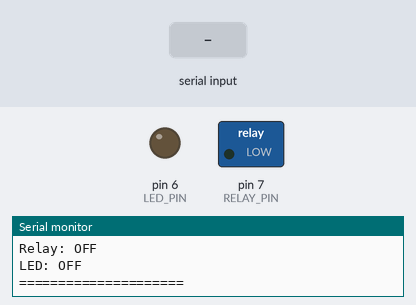
A sketch run on a simulated Arduino Mega 2560, built with avr-gcc and run on an emulated ATmega2560. Shown: switched loads named in the sketch (green lamp = pin HIGH), output pins drawn as LEDs (lit = HIGH), the last lines printed to the serial monitor. The test bench sets the inputs (shaded band).

Above: at 1.2 s.
1.3 s: "ON\n" received over Serial
At 2.0 s:
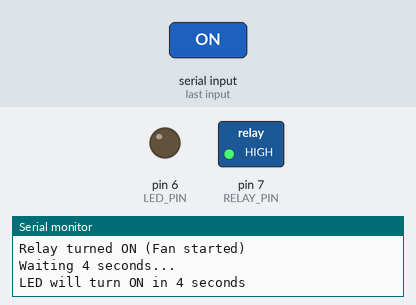
2.8 s: "OFF\n" received over Serial
At 5.7 s:
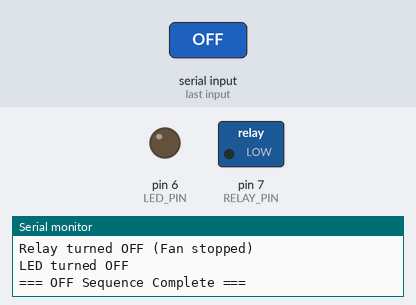
Timing chart, 0 to 7.2 s (numbered marks = the images above; inputs shaded):
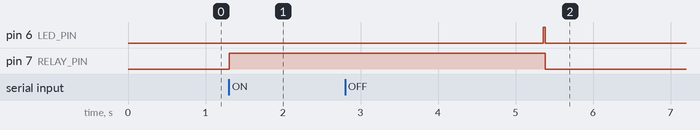

Measured:
- after the input at 1.3 s, pin 7 (RELAY_PIN): LOW → HIGH at once
- after the input at 2.8 s, pin 7 (RELAY_PIN): HIGH → LOW after 2.6 s

The sketch:

megaBoardCode.ino
```cpp
#define RELAY_PIN 7
#define LED_PIN 6

// State tracking variables
bool relayState = false;
bool ledState = false;

void setup() {
  Serial.begin(9600);
  pinMode(RELAY_PIN, OUTPUT);
  pinMode(LED_PIN, OUTPUT);
  digitalWrite(RELAY_PIN, LOW);
  digitalWrite(LED_PIN, LOW);

  Serial.println("Mega Board Relay/LED Controller Ready!");
  Serial.println("Commands: ON, OFF, STATUS");
  Serial.println("=== Initial Status ===");
  Serial.println("Relay: OFF");
  Serial.println("LED: OFF");
  Serial.println("=====================");
}

void loop() {
  if (Serial.available()) {
    String cmd = Serial.readStringUntil('\n');
    cmd.trim();
    cmd.toUpperCase();  // Convert to uppercase for case-insensitive commands

    if (cmd == "ON") {
      turnOnSequence();
    }
    else if (cmd == "OFF") {
      turnOffSequence();
    }
    else if (cmd == "STATUS") {
      showStatus();
    }
    else if (cmd == "HELP") {
      showHelp();
    }
    else {
      Serial.print("Unknown command: ");
      Serial.println(cmd);
      Serial.println("Type 'HELP' for available commands");
    }
  }
}

void turnOnSequence() {
  if (!relayState) {  // Only execute if relay is not already ON
    Serial.println("=== Starting ON Sequence ===");

    // Turn ON relay immediately
    digitalWrite(RELAY_PIN, HIGH);
    relayState = true;
    Serial.println("Relay turned ON (Fan started)");

    // Wait 4 seconds
    Serial.println("Waiting 4 seconds...");
    for (int i = 4; i > 0; i--) {
      Serial.print("LED will turn ON in ");
      Serial.print(i);
      Serial.println(" seconds");
      delay(1000);
    }

    // Turn ON LED after 4 seconds
    digitalWrite(LED_PIN, HIGH);
    ledState = true;
    Serial.println("LED turned ON (after 4 seconds)");
    Serial.println("=== ON Sequence Complete ===");

  } else {
    Serial.println("Relay is already ON!");
  }
}

void turnOffSequence() {
  if (relayState || ledState) {  // Only execute if something is ON
    Serial.println("=== Starting OFF Sequence ===");

    // Turn OFF both relay and LED immediately
    digitalWrite(RELAY_PIN, LOW);
    digitalWrite(LED_PIN, LOW);
    relayState = false;
    ledState = false;

    Serial.println("Relay turned OFF (Fan stopped)");
    Serial.println("LED turned OFF");
    Serial.println("=== OFF Sequence Complete ===");

  } else {
    Serial.println("Relay and LED are already OFF!");
  }
}

void showStatus() {
  Serial.println("=== Current Status ===");
  Serial.print("Relay: ");
  Serial.println(relayState ? "ON" : "OFF");
  Serial.print("LED: ");
  Serial.println(ledState ? "ON" : "OFF");
  Serial.println("=====================");
}

void showHelp() {
  Serial.println("=== Available Commands ===");
  Serial.println("ON     - Turn ON relay (fan) immediately, LED after 4 seconds");
  Serial.println("OFF    - Turn OFF both relay and LED immediately");
  Serial.println("STATUS - Show current relay and LED states");
  Serial.println("HELP   - Show this help message");
  Serial.println("========================");
}
```
